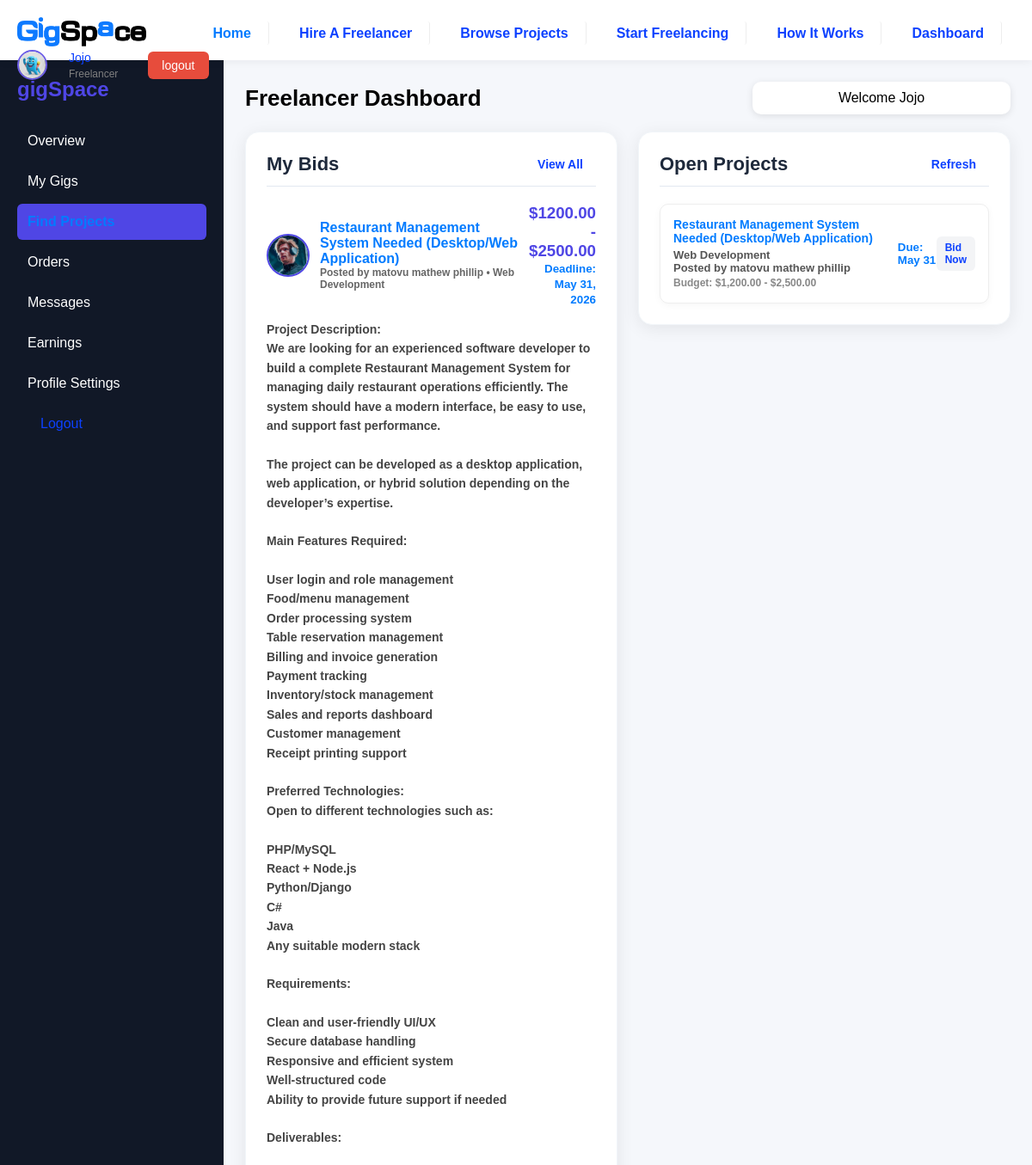
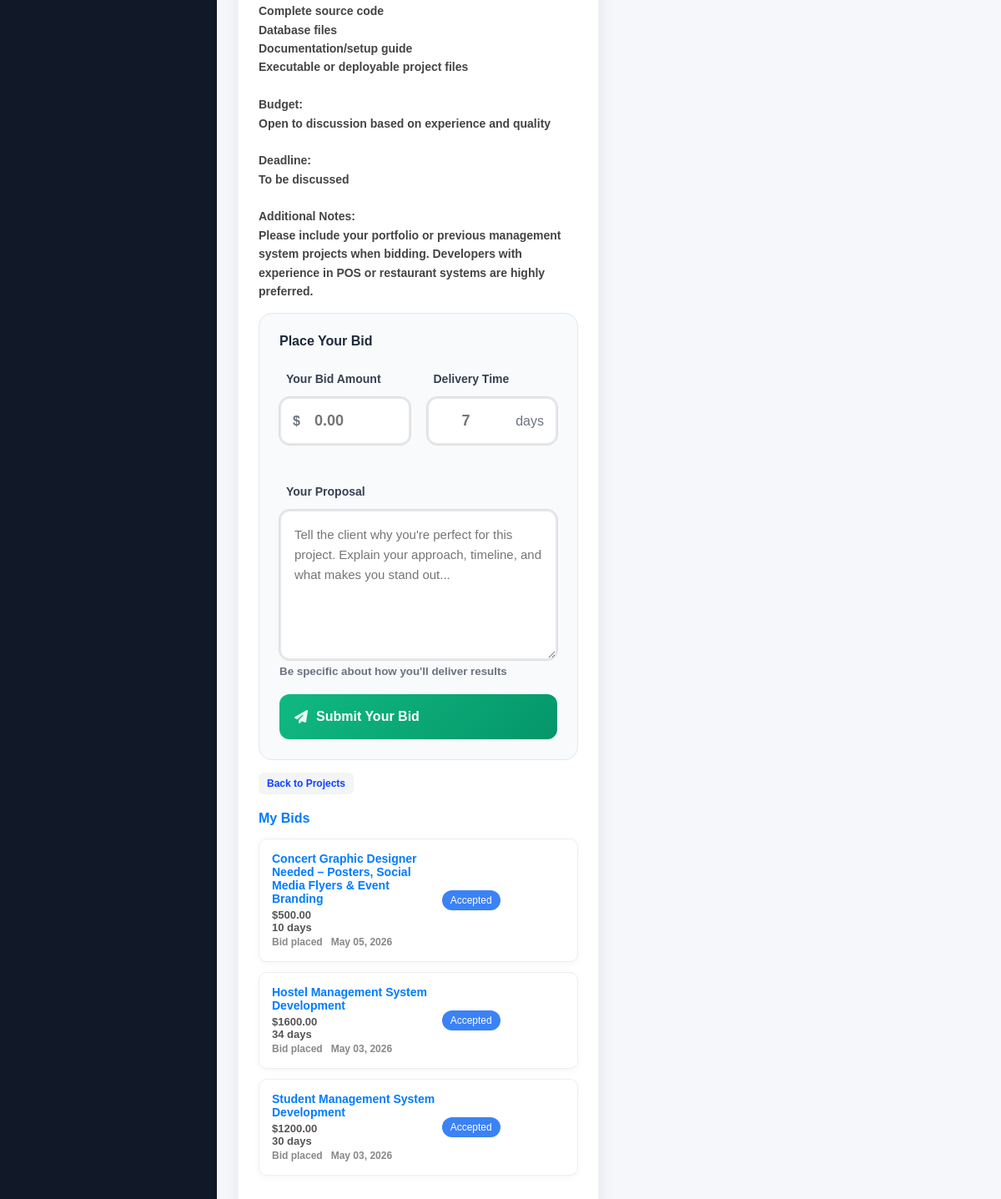
Screenshot of /dashboards/dashboard.php?section=projects&view_project=14 (signed in) with the database file from the repository (2 pictures, top to bottom).
### tables this page shows
CREATE TABLE `profiles` (
  `id` int(11) NOT NULL,
  `user_id` int(11) DEFAULT NULL,
  `full_name` varchar(100) DEFAULT NULL,
  `phone_number` varchar(20) DEFAULT NULL,
  `profile_image` text DEFAULT NULL,
  `bio` text DEFAULT NULL,
  `country` varchar(50) DEFAULT NULL,
  `university` varchar(100) DEFAULT NULL,
  `created_at` timestamp NOT NULL DEFAULT current_timestamp(),
  `updated_at` timestamp NOT NULL DEFAULT current_timestamp() ON UPDATE current_timestamp()
);

CREATE TABLE `projects` (
  `id` int(11) NOT NULL,
  `client_id` int(11) NOT NULL,
  `category_id` int(11) DEFAULT NULL,
  `title` varchar(200) NOT NULL,
  `description` text NOT NULL,
  `budget_min` decimal(10,2) DEFAULT NULL,
  `budget_max` decimal(10,2) DEFAULT NULL,
  `deadline` date DEFAULT NULL,
  `status` enum('open','closed','completed') DEFAULT 'open',
  `created_at` timestamp NOT NULL DEFAULT current_timestamp(),
  `updated_at` timestamp NOT NULL DEFAULT current_timestamp() ON UPDATE current_timestamp()
);

CREATE TABLE `categories` (
  `id` int(11) NOT NULL,
  `name` varchar(100) NOT NULL,
  `description` text DEFAULT NULL
);

CREATE TABLE `bids` (
  `id` int(11) NOT NULL,
  `project_id` int(11) NOT NULL,
  `freelancer_id` int(11) NOT NULL,
  `amount` decimal(10,2) NOT NULL,
  `proposal` text NOT NULL,
  `delivery_time` int(11) NOT NULL COMMENT 'days',
  `status` enum('pending','accepted','rejected') DEFAULT 'pending',
  `created_at` timestamp NOT NULL DEFAULT current_timestamp(),
  `updated_at` timestamp NOT NULL DEFAULT current_timestamp() ON UPDATE current_timestamp()
);

### dashboards/freelancer/projects.php (the view, shortened to what this page needs)
<?php
$user_id = $_SESSION['user_id'];
$freelancer_q = mysqli_query($conn, "SELECT id FROM freelancer_profiles WHERE user_id = $user_id LIMIT 1");
$freelancer = mysqli_fetch_assoc($freelancer_q);
$freelancer_id = $freelancer ? $freelancer['id'] : 0;
$open_projects = mysqli_query($conn, "
    SELECT
        projects.*,
        categories.name AS category_name,
        users.username AS client_username,
        profiles.full_name AS client_name,
        profiles.profile_image AS client_image
    FROM projects
    LEFT JOIN categories ON projects.category_id = categories.id
    JOIN users ON projects.client_id = users.id
    LEFT JOIN profiles ON users.id = profiles.user_id
    WHERE projects.status = 'open'
    ORDER BY projects.created_at DESC
");
$my_bids = [];
if ($freelancer_id) {
    $bids_q = mysqli_query($conn, "
        SELECT
            bids.*,
            projects.title AS project_title,
            projects.status AS project_status,
            projects.client_id
        FROM bids
        JOIN projects ON bids.project_id = projects.id
        WHERE bids.freelancer_id = $freelancer_id
        ORDER BY bids.created_at DESC
    ");
    while ($b = mysqli_fetch_assoc($bids_q)) {
        $my_bids[] = $b;
    }
}
$view_project_id = isset($_GET['view_project']) ? (int)$_GET['view_project'] : 0;
$view_project = null;
$already_bid = false;
if ($view_project_id > 0 && $freelancer_id) {
    $vp_q = mysqli_query($conn, "
        SELECT
            projects.*,
            categories.name AS category_name,
            users.username AS client_username,
            profiles.full_name AS client_name,
            profiles.profile_image AS client_image
        FROM projects
        LEFT JOIN categories ON projects.category_id = categories.id
        JOIN users ON projects.client_id = users.id
        LEFT JOIN profiles ON users.id = profiles.user_id
        WHERE projects.id = $view_project_id AND projects.status = 'open'
        LIMIT 1
    ");
    $view_project = mysqli_fetch_assoc($vp_q);
    if ($view_project && $freelancer_id) {
        $check_bid = mysqli_query($conn, "SELECT id FROM bids WHERE project_id = $view_project_id AND freelancer_id = $freelancer_id LIMIT 1");
        $already_bid = mysqli_num_rows($check_bid) > 0;
    }
}
?>
<div class="projects-layout">
    <div class="projects-left">
        <div class="freelancer-panel">
            <div class="panel-header">
                <h3>My Bids</h3>
                <a href="#" class="view-all">View All</a>
            </div>
            <?php if ($view_project): ?>
                <div class="project" style="margin-bottom: 20px;">
                    <div style="display: flex; align-items: center; gap: 12px; margin-bottom: 15px;">
                        <img src="<?php echo !empty($view_project['client_image']) ? 'uploads/profile/' . $view_project['client_image'] : 'default_image.jpg'; ?>"
                            style="width: 50px; height: 50px; border-radius: 50%; object-fit: cover; border: 2px solid #4f46e5;">
                        <div>
                            <h4><?php echo htmlspecialchars($view_project['title']); ?></h4>
                            <p style="font-size: 12px; color: #666;">Posted by <?php echo htmlspecialchars($view_project['client_name'] ?? $view_project['client_username']); ?> •
                                <?php echo htmlspecialchars($view_project['category_name'] ?? 'General'); ?></p>
                        </div>
                        <div style="margin-left: auto; text-align: right;">
                            <h3 style="color: #4f46e5;">$<?php echo($view_project['budget_min']); ?> - $<?php echo($view_project['budget_max']); ?></h3>
                            <?php if ($view_project['deadline']): ?>
                                <small>Deadline: <?php echo date('M d, Y', strtotime($view_project['deadline'])); ?></small>
                            <?php endif; ?>
                        </div>
                    </div>
                    <p style="font-size: 14px; color: #444; line-height: 1.6; margin-bottom: 15px;"><?php echo nl2br(htmlspecialchars($view_project['description'])); ?></p>
                    <?php if ($already_bid): ?>
                        <div style="background: #dbeafe; padding: 12px; border-radius: 8px; color: #1e40af;">
                            You have already placed a bid on this project.
                        </div>
                    <?php elseif ($freelancer_id): ?>
                        <form method="POST" action="../process/place_bid.php" class="bid-form">
                            <h4 style="margin-bottom: 20px; color: #1e293b;">Place Your Bid</h4>
                            <div class="bid-price-row">
                                <div class="form-group">
                                    <label>Your Bid Amount</label>
                                    <div class="input-group">
                                        <span class="currency">$</span>
                                        <input type="number" name="amount" placeholder="0.00" step="0.01" min="1" required>
                                    </div>
                                </div>
                                <div class="form-group">
                                    <label>Delivery Time</label>
                                    <div class="input-group">
                                        <input type="number" name="delivery_time" placeholder="7" min="1" required>
                                        <span class="unit">days</span>
                                    </div>
                                </div>
                            </div>
                            <div class="form-group">
                                <label>Your Proposal</label>
                                <textarea name="proposal" placeholder="Tell the client why you're perfect for this project. Explain your approach, timeline, and what makes you stand out..." required rows="6"></textarea>
                                <small style="color: #6b7280;">Be specific about how you'll deliver results</small>
                            </div>
                            <button type="submit" name="place_bid" class="btn primary full bid-submit-btn">
                                <i class="fas fa-paper-plane"></i>
                                Submit Your Bid
                            </button>
                        </form>
                    <?php else: ?>
                        <p style="color: #ef4444;">You need to complete your freelancer profile to place bids.</p>
                    <?php endif; ?>
                    <a href="?section=projects" class="order-btn" style="display: inline-block; margin-top: 15px; text-decoration: none;">Back to Projects</a>
                </div>
            <?php endif; ?>
            <?php if (count($my_bids) > 0): ?>
                <h4 style="margin: 20px 0 15px;">My Bids</h4>
                <div class="orders-list" style="margin-bottom: 25px;">
                    <?php foreach ($my_bids as $b): ?>
                        <div class="order-card">
                            <div class="order-left">
                                <h4><?php echo htmlspecialchars($b['project_title']); ?></h4>
                                <p>$<?php echo($b['amount']); ?> <br> <?php echo $b['delivery_time']; ?> days</p>
                                <small>Bid placed  &nbsp; <?php echo date('M d, Y', strtotime($b['created_at'])); ?></small>
                            </div>
                            <div class="order-middle">
                                <span class="status <?php echo $b['status']; ?>">
                                    <?php echo ucfirst($b['status']); ?>
                                </span>
                            </div>
                            <div class="order-right">
                                <span class="status <?php echo $b['project_status']; ?>" style="font-size: 11px; width: max-content; margin-inline: 10px;">
                                </span>
                            </div>
                        </div>
                    <?php endforeach; ?>
                </div>
            <?php endif; ?>
        </div>
    </div>
    <div class="projects-right">
        <div class="freelancer-panel">
            <div class="panel-header">
                <h3>Open Projects</h3>
                <a href="" class="view-all">Refresh</a>
            </div>
            <?php if (mysqli_num_rows($open_projects) > 0): ?>
                <?php mysqli_data_seek($open_projects, 0);
                while ($p = mysqli_fetch_assoc($open_projects)): ?>
                    <div class="order-card">
                        <div class="order-left">
                            <h4><?php echo htmlspecialchars($p['title']); ?></h4>
                            <p><?php echo htmlspecialchars($p['category_name'] ?? 'General'); ?> <br> Posted by <?php echo htmlspecialchars($p['client_name'] ?? $p['client_username']); ?></p>
                            <small>Budget: $<?php echo number_format($p['budget_min'], 2); ?> - $<?php echo number_format($p['budget_max'], 2); ?></small>
                        </div>
                        <div class="order-middle">
                            <?php if ($p['deadline']): ?>
                                <small>Due: <?php echo date('M d', strtotime($p['deadline'])); ?></small>
                            <?php endif; ?>
                        </div>
                        <div class="order-right">
                            <a href="?section=projects&view_project=<?php echo $p['id']; ?>" class="order-btn" style="text-decoration: none; display: inline-flex; align-items: center; justify-content: center;">Bid Now</a>
                        </div>
                    </div>
                <?php endwhile; ?>
            <?php else: ?>
                <div class="empty-state">
                    <p>No open projects available right now. Check back later!</p>
                </div>
            <?php endif; ?>
        </div>
    </div>
</div>

### dashboards/dashboardHeader.php (shortened to what this page needs)
<?php
if (isset($_SESSION['user_id'])) {
    $header_user_id = $_SESSION['user_id'];
    $header_profile_query = "SELECT profile_image FROM profiles WHERE user_id = $header_user_id LIMIT 1";
    $header_profile_result = mysqli_query($conn, $header_profile_query);
    $header_profile = mysqli_fetch_assoc($header_profile_result);
    $header_image_path = "../images/default_image.jpg";
    if ($header_profile && !empty($header_profile['profile_image'])) {
        $full_image_path = dirname(__DIR__) . "/dashboards/uploads/profile/" . $header_profile['profile_image'];
        if (file_exists($full_image_path)) {
            $header_image_path = "../dashboards/uploads/profile/" . $header_profile['profile_image'];
        }
    }
}
?>
<div class="header">
    <div class="header-container">
        <div class="logo">
            <img src="../images/gigspace.png" alt="gigSpace logo">
        </div>
        <nav>
            <ul>
                <li><a href="../index.php" class="active">home</a></li>
                <li><a href="../hire.php">hire a freelancer</a></li>
                <?php if (isset($_SESSION['role']) && in_array($_SESSION['role'], ['freelancer'])): ?>
                    <li><a href="../projects.php">browse projects</a></li>
                <?php endif; ?>
                <li><a href="../start.php">start freelancing</a></li>
                <li><a href="../how-it-works.php">how it works</a></li>
                <?php if (isset($_SESSION['user_id'])): ?>
                    <li><a href="#">dashboard</a></li>
                <?php endif; ?>
            </ul>
        </nav>
        <?php if (isset($_SESSION['user_id'])): ?>
            <div class="header-account">
                <div class="user-info-header">
                    <img src="<?php echo $header_image_path; ?>" alt="Profile" class="header-avatar">
                    <div class="header-profile-text">
                    <small><?php echo htmlspecialchars($_SESSION['username']); ?></small> <br>
                    <small style="font-size: 12px; color: gray !important;"><?php echo htmlspecialchars($_SESSION['role']); ?></small>
                    </div>
                </div>
                <a href="../auth/logout.php">logout</a>
            </div>
        <?php else: ?>
            <div class="header-btn">
                <a href="login.php" style="color: white !important;">login</a>
            </div>
        <?php endif; ?>
    </div>
</div>

### rows the page displays
profiles: profile_image (picture)
projects: profiles.profile_image (picture), title "Restaurant Management System Needed (Desktop/Web Application)", profiles.full_name "matovu mathew phillip", category.name "Web Development", budget_min "1200.00", budget_max "2500.00", deadline "May 31, 2026", description "Project Description: We are looking for an experienced software developer to build a complete Restaurant Management System for managing daily restaurant operations efficiently. The system should have a modern interface, be easy to use, and support fast performance. The project can be developed as a desktop application, web application, or hybrid solution depending on the developer’s expertise. Main Features Required: User login and role management Food/menu management Order processing system Table reservation management Billing and invoice generation Payment tracking Inventory/stock management Sales and reports dashboard Customer management Receipt printing support Preferred Technologies:…", budget_min "1,200.00", budget_max "2,500.00", deadline "May 31"
bids: project.title "Concert Graphic Designer Needed – Posters, Social Media Flyers & Event Branding", amount "500.00", delivery_time "10", created_at "May 05, 2026", status "Accepted"
bids: project.title "Hostel Management System Development", amount "1600.00", delivery_time "34", created_at "May 03, 2026", status "Accepted"
bids: project.title "Student Management System Development", amount "1200.00", delivery_time "30", created_at "May 03, 2026", status "Accepted"

### other values shown
$_SESSION['username'] "Jojo"
$_SESSION['role'] "Freelancer"
